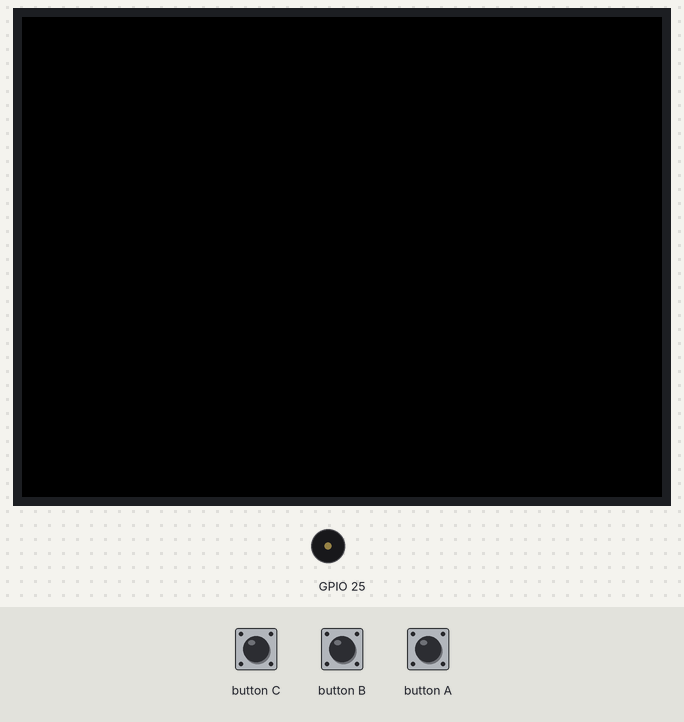
A sketch run on a simulated ESP32. Parts: 320×240 colour display, buzzer (waves = sounding).

Above: at 0.3 s.
At 5.87 s:
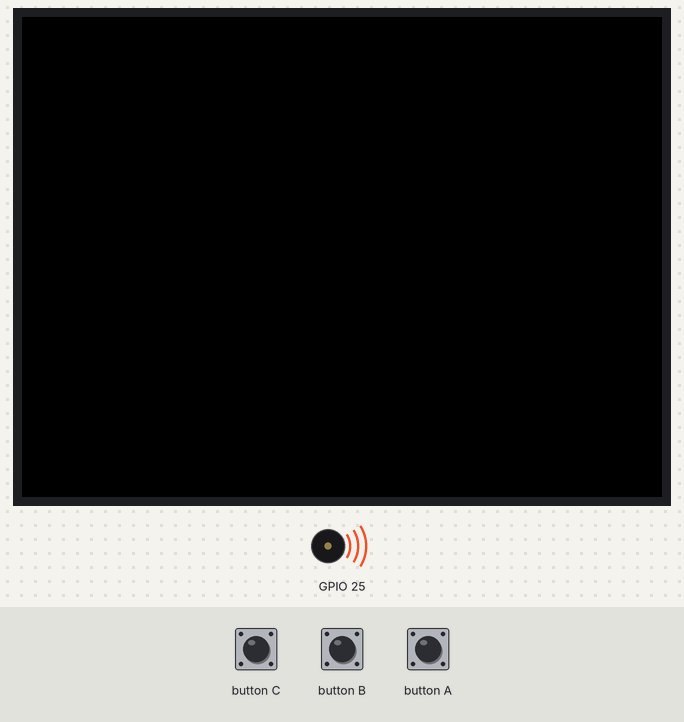
Timing chart, 0 to 6.3 s (numbered marks = the images above):
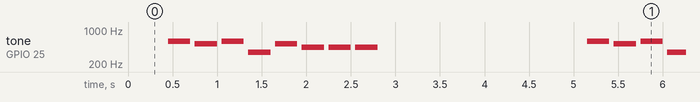

Measured:
- by itself, tone on GPIO 25: repeats every 4.7 s: silent 0.05 s, 524 Hz 0.25 s, silent 0.05 s, 588 Hz 0.25 s, silent 0.05 s, 349 Hz 0.25 s, silent 0.05 s, 524 Hz 0.25 s, 3 × (silent 0.05 s, 440 Hz 0.25 s), silent 2.4 s, 588 Hz 0.25 s

The sketch:

maha_chulalongkorn.ino
```cpp
#include <M5Stack.h>
const int nC4 = 262;
const int nD4 = 294;
const int nE4 = 330;
const int nF4 = 349;
const int nG4 = 392;
const int nA4 = 440;
const int nB4 = 494;
const int nC5 = 524;
const int nD5 = 588;
const int nE5 = 660;
const int nF5 = 698;
const int note[] = {0,nD5,nC5,nD5,nF4,nC5,nA4,nA4,nA4};
const int duration[] = {4,4,4,4,4,4,4,4,4};
void setup(){
  M5.begin();
}
void loop()
{
  for(int i=0;i<9;i++)
  {
    int wait=1000/duration[i];
    M5.Speaker.tone(note[i]);
    delay(wait);
    M5.Speaker.mute();
    delay(50);
  }
  M5.Speaker.mute();
  delay(2000);
  M5.update();
}
```
